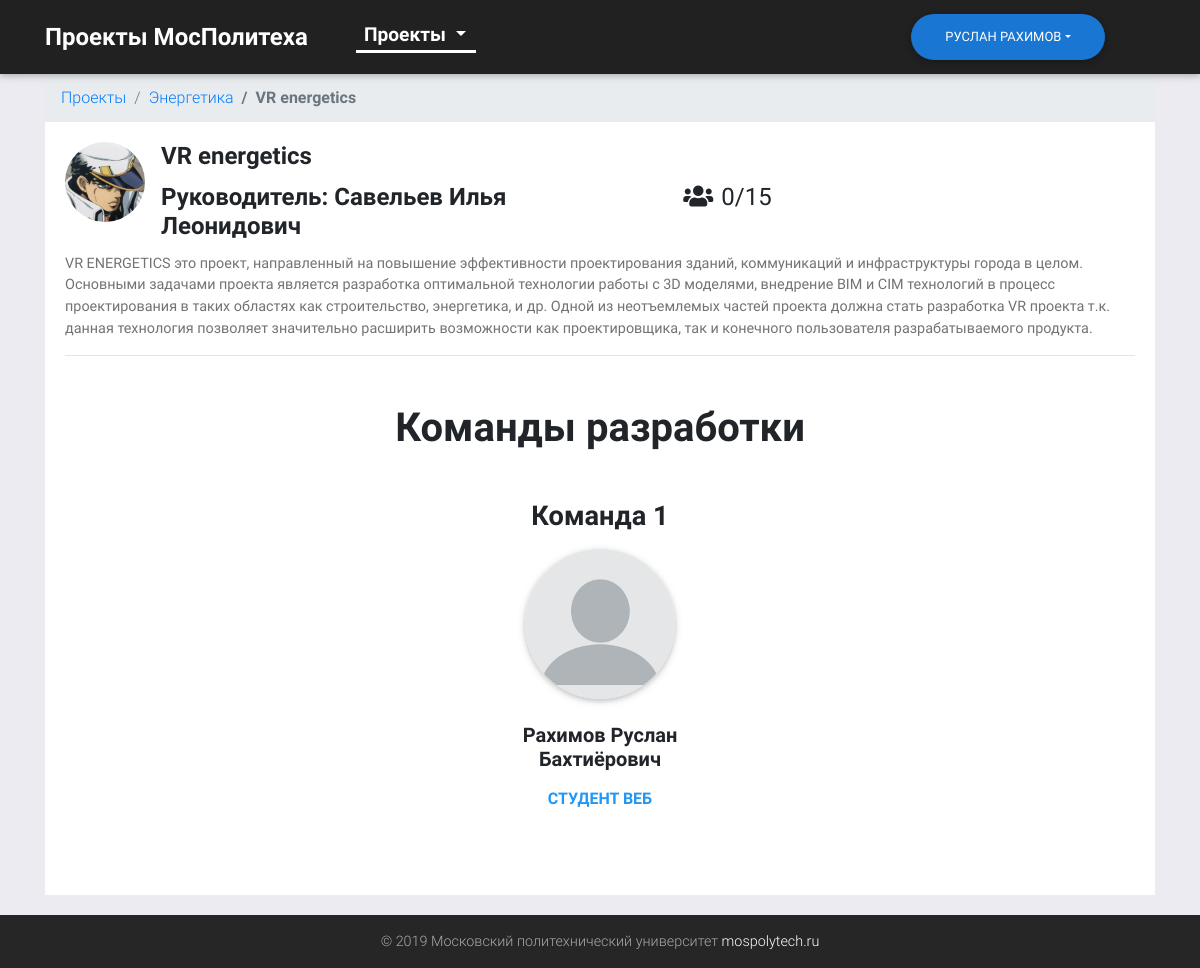
Page /project/id-1 (signed in) on the committed database.
### tables this page shows
CREATE TABLE `projects` (
  `id` int(10) unsigned NOT NULL AUTO_INCREMENT,
  `image` varchar(128) NOT NULL,
  `title` varchar(128) NOT NULL,
  `curator` varchar(255) NOT NULL,
  `description` mediumtext NOT NULL,
  `type` varchar(32) NOT NULL,
  `curator_id` int(11) unsigned NOT NULL,
  `criteria_sum` int(3) unsigned NOT NULL DEFAULT '0',
  `status` int(2) unsigned NOT NULL DEFAULT '0',
  `team/students` varchar(64) NOT NULL,
  `mes` int(5) unsigned NOT NULL DEFAULT '0',
  `timeCreated` timestamp NOT NULL DEFAULT CURRENT_TIMESTAMP,
  PRIMARY KEY (`id`)
);

CREATE TABLE `requests` (
  `id` int(10) unsigned NOT NULL AUTO_INCREMENT,
  `team` int(2) unsigned DEFAULT NULL,
  `app` int(2) unsigned NOT NULL DEFAULT '0',
  `user_id` int(11) NOT NULL,
  `project_id` int(11) NOT NULL,
  PRIMARY KEY (`id`)
);

CREATE TABLE `users` (
  `id` int(10) unsigned NOT NULL AUTO_INCREMENT,
  `login` mediumtext NOT NULL,
  `pswd` varchar(256) NOT NULL,
  `pic` varchar(50) NOT NULL,
  `type` varchar(16) DEFAULT NULL,
  `position` mediumtext,
  `project_type` varchar(32) DEFAULT NULL,
  `p_type_des` mediumtext,
  `name` varchar(64) NOT NULL,
  `surname` varchar(64) NOT NULL,
  `patronymic` varchar(64) DEFAULT NULL,
  PRIMARY KEY (`id`)
);

### config/routes.php (called while the page is built)
<?php
return array (
    'projects/search-(.*)/([ab][ab])/page-([0-9]+)' => 'home/index/$3/$2/$1',
    'projects/search-(.*)/page-([0-9]+)' => 'home/index/$2/no/$1/',
    'projects/search-(.*)/([ab][ab])' => 'home/index/1/$2/$1',
    'projects/search-(.*)' => 'home/index/1/no/$1',
    'projects/([а-яА-ЯЁёa-zA-Z]+)/([ab][ab])/page-([0-9]+)' => 'home/category/$1/$3/$2',
    'projects/([а-яА-ЯЁёa-zA-Z]+)/([ab][ab])' => 'home/category/$1/1/$2',
    'projects/([ab][ab])/page-([0-9]+)' => 'home/index/$2/$1',
    'projects/([а-яА-ЯЁёa-zA-Z]+)/page-([0-9]+)' => 'home/category/$1/$2',
    'projects/page-([0-9]+)' => 'home/index/$1',
    'page-([0-9]+)' => 'home/index/$1',
    'projects/([ab][ab])' => 'home/index/1/$1',
    'projects/([а-яА-ЯЁёa-zA-Z]+)' => 'home/category/$1',
    'projects' => 'home/index',
    'myprojectlist' => 'project/myProjects',
    'teammaking-id([0-9]+)' => 'project/teamMaking/$1',
    'projectTeam([0-9]+)' => 'project/projectTeam/$1',
    'profile/editProject/([0-9]+)' => 'project/edit/$1',
    'addCriteria-id([0-9]+)' => 'project/createCriteria/$1',
    'project/id-([0-9]+)' => 'project/index/$1',
    'profile/addProject' => 'profile/add',
    'profile/newtype' => 'profile/newtype',
    'profile/showaccs' => 'profile/showaccs',
    'profile/editacc/id([0-9]+)' => 'profile/accountEdit/2/$1',
    'profile/newacc' => 'profile/accountEdit/1',
    'profile' => 'profile/index',
    'login' => 'login/index',
    'logout' => 'login/logout',
    'notfound' => 'notfound/index',
    '' => 'home/index',
    );

### controllers/ProjectController.php (called while the page is built, shortened)
<?php
class ProjectController
{
    public function actionIndex($projectId)
    {
        $project = Project::getProjectById($projectId);
        $teams = explode ('/', $project['team/students']);
        $reqs = Project::getRequests($projectId);
        $app = 0;
        $app .= '/'.$teams[0]*$teams[1];
        if ($project['status'] > 1) {
            $shit = array();
            for($i = 0; $i < 3; $i++)
                $shit[$i] = 0;
            foreach($reqs as $req) {
                if ($req['app'] == 2 && isset($req['team'])) {
                    $shit[$req['team'] - 1]++;
                }
            }
        }
        require(ROOT.'/views/project/index.phtml');
        return true;
    }
}

### index.php (called while the page is built, shortened)
<?php
$router = new Router();
$router->run();

### models/Project.php (called while the page is built, shortened)
<?php
class Project
{
    public static function getProjectById($id)
    {
        $id = intval($id);
        $db = Db::getConnection();
        $result = $db->query('SELECT * FROM projects WHERE id=' . $id);
        $result->setFetchMode(PDO::FETCH_ASSOC);
        $project = $result->fetch();
        return $project;
    }
    public static function getRequests($id)
    {
        $db = Db::getConnection();
        $users = array();
        $sql = 'SELECT `requests`.`user_id`, `users`.`pic`, `users`.`surname`, `users`.`name`, `users`.`patronymic`, `users`.`position`, `requests`.`team`, `requests`.`app` FROM `requests`, `users` WHERE `requests`.`project_id` = :id AND `requests`.`user_id` = `users`.`id`';
        $result = $db->prepare($sql);
        $result->bindParam(':id', $id, PDO::PARAM_INT);
        $result->execute();
        $i = 0;
        while ($row = $result->fetch())
        {
            $users[$i]['id'] = $row['user_id'];
            $users[$i]['pic'] = $row['pic'];
            $users[$i]['surname'] = $row['surname'];
            $users[$i]['name'] = $row['name'];
            $users[$i]['patronymic'] = $row['patronymic'];
            $users[$i]['position'] = $row['position'];
            $users[$i]['team'] = $row['team'];
            $users[$i]['app'] = $row['app'];
            $i++;
        }
        return $users;
    }
}

### views/project/index.phtml (the view, shortened to what this page needs)
<?php $site = 'Проект'; include(ROOT.'/views/layouts/header.phtml'); ?>
<main class="flex-fill">
    <div class="container">
        <nav aria-label="breadcrumb">
            <ol class="breadcrumb">
                <li class="breadcrumb-item"><a href="/projects">Проекты</a></li>
                <li class="breadcrumb-item"><a href="/projects/<?php echo $project['type'].'">'.$project['type']; ?></a></li>
                <li class=" breadcrumb-item active"><?php echo $project['title']; ?></li>
            </ol>
        </nav>
        <div class="card">
            <div class="card-body">
                <div class="d-flex card-block-1">
                    <div class="view overlay mr-3 mb-2">
                        <img class="card-img-top rounded-circle" style="width: 80px; height: 80px;"
                            src="/temp/<?php echo $project['image']; ?>" alt="Card image cap">
                    </div>
                    <div>
                        <h4 class="card-title"><strong><?php echo $project['title']; ?></strong></h4>
                        <div class="row justify-content-between">
                            <h4 class="card-title col-lg-7 col-md-9"><strong>Руководитель:
                                    <?php echo $project['curator']; ?></strong></h4>
                            <h4 class="pr-5 pl-3" style="width: 200px;"><i class="fas fa-users" aria-hidden="true"
                                    style="padding-right: 8px;"></i><?php echo $app; ?></h4>
                        </div>
                    </div>
                </div>
                <p class="card-text"><?php echo $project['description']; ?></p>
                <hr>
                <?php if ($project['status'] > 1): ?>
                <?php for($i = 0; $i < $teams[0]; $i++):?>
                <?php foreach ($reqs as $req): ?>
                <?php if ($shit[$i] > 0): ?>
                <section class="team-section text-center my-5">
                    <h2 class="h1-responsive font-weight-bold my-5">Команды разработки</h2>
                    <h3 class="h3-responsive font-weight-bold my-3">Команда 1</h3>
                    <div class="row">
                        <?php if ($req['team'] == $i + 1): ?>
                        <div class="col-lg-3 col-md-6 mb-lg-0 mb-5">
                            <div class="avatar mx-auto">
                                <img src="/temp/<?php echo $req['pic']; ?>"
                                    class="rounded-circle z-depth-1" alt="Sample avatar">
                            </div>
                            <h5 class="font-weight-bold mt-4 mb-3"><?php echo $req['surname'].' '.$req['name'].' '.$req['patronymic']; ?></h5>
                            <p class="text-uppercase blue-text"><strong><?php echo $req['position']; ?></strong></p>
                        </div>
                        <?php endif; ?>
                    </div>
                </section>
                <?php endif; ?>
                <?php endforeach; ?>
                <?php endfor; ?>
                <?php endif; ?>
            </div>
        </div>
    </div>
</main>
<?php include(ROOT.'/views/layouts/footer.phtml'); ?>
</body>
</html>

### components/Router.php (shortened to what this page needs)
<?php
class Router
{
    private $routes;
    public function __construct()
    {
        $routesPath= ROOT.'/config/routes.php';
        $this->routes = include($routesPath);
    }
    private function getURI()
    {
        if (!empty($_SERVER['REQUEST_URI'])) {
            return trim($_SERVER['REQUEST_URI'], '/');
        }
    }
    public function run()
    {
        $uri = urldecode($this->getURI());
        foreach ($this->routes as $uriPattern => $path) {
            if (preg_match("~$uriPattern~", $uri)) {
                $internalRoute = preg_replace("~$uriPattern~", $path, $uri);
                $segments = explode('/', urldecode($internalRoute));
                $controllerName = array_shift($segments). 'Controller';
                $actionName = 'action' . ucfirst(array_shift($segments));
                $parameters = $segments;
                $controllerObject = new $controllerName;
                if (method_exists($controllerObject, $actionName)) {
                $result = call_user_func_array(array($controllerObject, $actionName), $parameters);}
                else
                {
                    self::ErrorPage404();
                }
                if ($result != null) {
                    break;
                }
            }
        }
    }
}
?>

### views/layouts/header.phtml (shortened to what this page needs)
<!DOCTYPE html>
<html lang="ru">
<head>
  <link rel="stylesheet" href="/template/fontawesome/css/all.min.css">
  <link href="/template/css/bootstrap.min.css" rel="stylesheet">
    <link href="/template/css/mdb.min.css" rel="stylesheet">
<link href="/template/css/main.css" rel="stylesheet">
<?php if ($site == 'Кабинет' || $site == 'Проект' || $site == 'Добавить Проект') echo '<link href="/template/css/project.css" rel="stylesheet">';
   ?>
</head>
    <body class="d-flex flex-column h-100">
<?php if ($site != 'Login'): ?>
  <header>
    <nav class="navbar navbar-expand-lg navbar-dark elegant-color-dark">
      <div class="container">
           <?php if (isset($_SESSION['user'])): ?>
                <div class="dropdown user-dropdown" style="align-self: flex-end;">
                    <button class="btn btn-primary dropdown-toggle btn-blue btn-rounded" type="button" id="dropdownMenu1" data-toggle="dropdown"
                    aria-haspopup="true" aria-expanded="false"><?php echo $_SESSION['user']['name'].' '.$_SESSION['user']['surname']; ?></button>
                </div>
            <?php else: ?>
                <a class="btn btn-primary btn-blue btn-rounded btn-login" href="/login" style="align-self: flex-end;" type="button">Войти</a>
            <?php endif; ?>
        <div class="collapse navbar-collapse" id="navbarSupportedContent-555">
          <a class="navbar-brand mr-5" href="/projects">Проекты МосПолитеха</a>
          <ul class="navbar-nav mt-lg-0">
            <li class="nav-item dropdown mr-4 mega-dropdown active">
                <a class="nav-link dropdown-toggle" id="navbarDropdownMenuLink2" data-toggle="dropdown"
                aria-haspopup="true" aria-expanded="false" href>Проекты
                </a>
          </ul>
        </div>
      </div>
    </nav>
  </header>
    <?php endif; ?>

### views/layouts/footer.phtml (shortened to what this page needs)
  <footer class="page-footer font-small">
  <div class="footer-copyright text-center py-3">© 2019 Московский политехнический университет
    <a href="http://mospolytech.ru/"> mospolytech.ru</a>
  </div>
</footer>

### template/css/main.css (style rules this page uses)
html, body { min-height: 100vh; position: relative; }
body { background-color: #edebf2; }
.nav-item { font-size: 1.2em; }
.navbar-brand, .active { font-weight: 600; }
.navbar-brand { font-size: 1.5em; }
.navbar.navbar-dark .navbar-nav .nav-item.active>.nav-link, .selected { background-color: transparent; padding: 0px 8px 0px 8px !important; margin: 8px 0px 8px 0px; border-bottom: 3px solid white; }
.user-dropdown, .btn-login { order: 10; word-wrap: normal; }
.user-dropdown { width: 250px; }
.row { justify-content: center; }
main { padding: 30px 0px 10px 0px; }
.card .view { height: 300px; }
.card .view.overlay { height: 100%; width: auto; max-height: 300px; }
.card .view img { display: block; margin-top: auto; margin-bottom: auto; }
.card { margin-bottom: 20px; }
.card-block-1 { flex-direction: column; }
@media screen and (min-width: 1000px) { .card-block-1 { flex-direction: row; } }
footer { background-color: #303030; color: white; }
@media screen and (min-width: 992px) and (max-width: 1200px) { .mega-dropdown { width: 120px; } }

### template/css/project.css (style rules this page uses)
main { padding: 0px; }
.breadcrumb { margin-bottom: 0px; }
.card .view.overlay { max-height: 100%; }
.card { box-shadow: none; -webkit-box-shadow: none; border-radius: 0; }

### rows in the picture
projects: type "Энергетика", title "VR energetics", image (picture), curator "Савельев Илья Леонидович", value "0/15", description "VR ENERGETICS это проект, направленный на повышение эффективности проектирования зданий, коммуникаций и инфраструктуры города в целом. Основными задачами проекта является разработка оптимальной технологии работы с 3D моделями, внедрение BIM и CIM технологий в процесс проектирования в таких областях как строительство, энергетика, и др. Одной из неотъемлемых частей проекта должна стать разработка VR проекта т.к. данная технология позволяет значительно расширить возможности как проектировщика, так и конечного пользователя разрабатываемого продукта."
requests: user.pic (picture), user.surname "Рахимов", user.name "Руслан", user.patronymic "Бахтиёрович", user.position "СТУДЕНТ ВЕБ"
